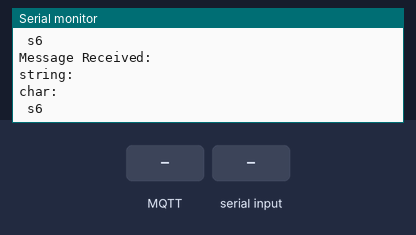
The sketch below on a simulated ESP32. Shown: the last lines printed to the serial monitor. The inputs (shaded band) are chosen by the test bench. WiFi joins after 1.5 s; servers stay silent unless stated; no MQTT or app messages arrive unless stated.

Above: at 2.7 s.
2.8 s: MQTT message "1" arrives on the first subscribed topic
At 3.5 s:
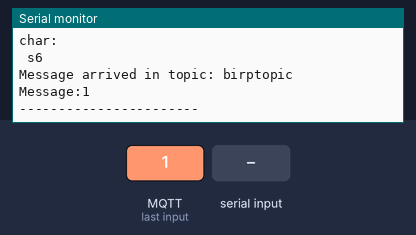
4.6 s: MQTT message "on" arrives on the first subscribed topic
At 5.1 s:
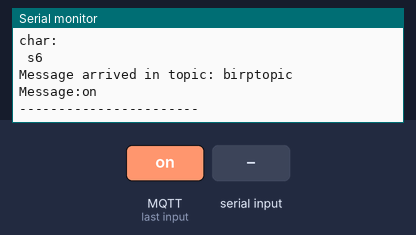
6.1 s: MQTT message "off" arrives on the first subscribed topic
At 6.6 s:
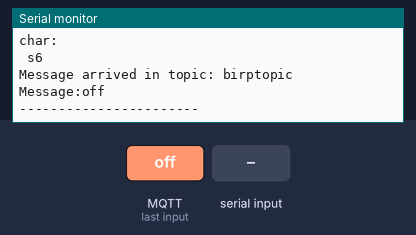

The sketch:

esp.ino
```cpp
#include <WiFi.h>
#include <PubSubClient.h>

#define RXp2 16
#define TXp2 17

// WiFi
const char *ssid = "The Umbrella Academy"; // Enter your WiFi name
const char *password = "frogge404";  // Enter WiFi password

// MQTT Broker
const char *mqtt_broker = "broker.emqx.io";
const char *topic = "birptopic";
const char *mqtt_username = "birp";
const char *mqtt_password = "birp";
const int mqtt_port = 1883;

WiFiClient espClient;
PubSubClient client(espClient);

void setup() {
  Serial.begin(115200);
  Serial2.begin(9600, SERIAL_8N1, RXp2, TXp2);
  Serial2.setTimeout(10);

  // connecting to a WiFi network
  WiFi.begin(ssid, password);
  while (WiFi.status() != WL_CONNECTED) {
    delay(500);
    Serial.println("Connecting to WiFi..");
  }
  Serial.println("Connected to the WiFi network");

  //connecting to a mqtt broker
  client.setServer(mqtt_broker, mqtt_port);
  client.setCallback(callback);
  while (!client.connected()) {
    String client_id = "esp32-client-";
    client_id += String(WiFi.macAddress());
    Serial.printf("The client %s connects to the public mqtt broker\n", client_id.c_str());
    if (client.connect(client_id.c_str(), mqtt_username, mqtt_password)) {
      Serial.println("Public emqx mqtt broker connected");
    } else {
      Serial.print("failed with state ");
      Serial.print(client.state());
      delay(2000);
    }
  }

  // publish and subscribe
  client.publish(topic, "Hi EMQX I'm esp32BIRP v4 ^^");
  client.subscribe(topic);
}

void callback(char *topic, byte *payload, unsigned int length) {
  Serial.print("Message arrived in topic: ");
  Serial.println(topic);
  Serial.print("Message:");
  for (int i = 0; i < length; i++) {
    Serial.print((char) payload[i]);
  }
  Serial.println();
  Serial.println("-----------------------");
}

void loop() {
  Serial.println("Message Received: ");
  Serial2.println("mesajul trimis ");
  String msg = Serial2.readString();
  char msg_char[16];
  msg.trim();
  msg.toCharArray(msg_char, msg.length());
  Serial.println("string: ");
  Serial.println(msg);
  Serial.println("char: ");
  Serial.println(msg_char);
  client.publish(topic, msg_char);
  client.loop();
  delay(500);
}
```

Measured:
- after the input at 2.8 s, the serial monitor: prints a new line after 0.30 s (image 1)
- after the input at 4.6 s, the serial monitor: prints a new line at once (image 2)
- after the input at 6.1 s, the serial monitor: prints a new line after 0.08 s (image 3)
